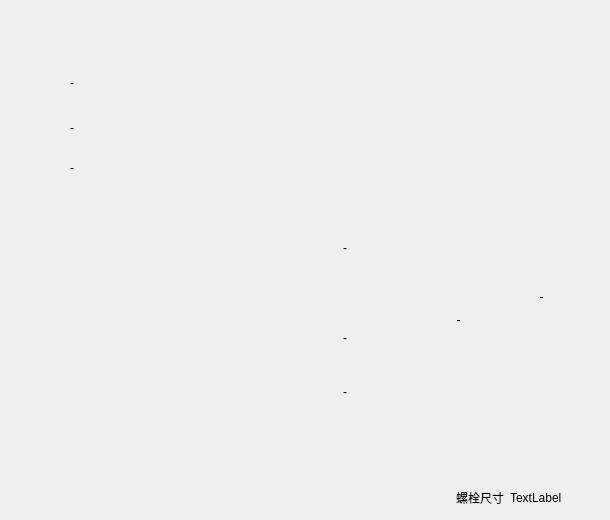
          <widget class="QWidget" name="tab_nbt">
           <attribute name="title">
            <string>&lt;B_BL&gt;</string>
           </attribute>
           <widget class="QLabel" name="lb_nbt">
            <property name="geometry">
             <rect>
              <x>-1</x>
              <y>10</y>
              <width>601</width>
              <height>501</height>
             </rect>
            </property>
            <property name="text">
             <string/>
            </property>
            <property name="pixmap">
             <pixmap resource="img_source.qrc">:/img_bmp_flange/img/bmp2/flange/容器法兰.bmp</pixmap>
            </property>
           </widget>
           <widget class="QLabel" name="lbs_nbt_D">
            <property name="geometry">
             <rect>
              <x>70</x>
              <y>75</y>
              <width>110</width>
              <height>16</height>
             </rect>
            </property>
            <property name="text">
             <string>-</string>
            </property>
            <property name="alignment">
             <set>Qt::AlignLeading|Qt::AlignLeft|Qt::AlignVCenter</set>
            </property>
           </widget>
           <widget class="QLabel" name="lbs_nbt_D1">
            <property name="geometry">
             <rect>
              <x>70</x>
              <y>120</y>
              <width>110</width>
              <height>16</height>
             </rect>
            </property>
            <property name="text">
             <string>-</string>
            </property>
            <property name="alignment">
             <set>Qt::AlignLeading|Qt::AlignLeft|Qt::AlignVCenter</set>
            </property>
           </widget>
           <widget class="QLabel" name="lbs_nbt_DN">
            <property name="geometry">
             <rect>
              <x>70</x>
              <y>160</y>
              <width>110</width>
              <height>16</height>
             </rect>
            </property>
            <property name="text">
             <string>-</string>
            </property>
            <property name="alignment">
             <set>Qt::AlignLeading|Qt::AlignLeft|Qt::AlignVCenter</set>
            </property>
           </widget>
           <widget class="QLabel" name="lbs_nbt_h">
            <property name="geometry">
             <rect>
              <x>511</x>
              <y>289</y>
              <width>61</width>
              <height>16</height>
             </rect>
            </property>
            <property name="text">
             <string>-</string>
            </property>
            <property name="alignment">
             <set>Qt::AlignCenter</set>
            </property>
           </widget>
           <widget class="QLabel" name="lbs_nbt_d">
            <property name="geometry">
             <rect>
              <x>423</x>
              <y>310</y>
              <width>71</width>
              <height>20</height>
             </rect>
            </property>
            <property name="text">
             <string>-</string>
            </property>
            <property name="alignment">
             <set>Qt::AlignCenter</set>
            </property>
           </widget>
           <widget class="QLabel" name="lbs_nbt_dta2">
            <property name="geometry">
             <rect>
              <x>256</x>
              <y>240</y>
              <width>91</width>
              <height>16</height>
             </rect>
            </property>
            <property name="text">
             <string>-</string>
            </property>
            <property name="alignment">
             <set>Qt::AlignRight|Qt::AlignTrailing|Qt::AlignVCenter</set>
            </property>
           </widget>
           <widget class="QLabel" name="lbs_nbt_dta1">
            <property name="geometry">
             <rect>
              <x>256</x>
              <y>330</y>
              <width>91</width>
              <height>16</height>
             </rect>
            </property>
            <property name="text">
             <string>-</string>
            </property>
            <property name="alignment">
             <set>Qt::AlignRight|Qt::AlignTrailing|Qt::AlignVCenter</set>
            </property>
           </widget>
           <widget class="QLabel" name="lbs_nbt_dta0">
            <property name="geometry">
             <rect>
              <x>256</x>
              <y>384</y>
              <width>91</width>
              <height>16</height>
             </rect>
            </property>
            <property name="text">
             <string>-</string>
            </property>
            <property name="alignment">
             <set>Qt::AlignRight|Qt::AlignTrailing|Qt::AlignVCenter</set>
            </property>
           </widget>
           <widget class="QLabel" name="label_9">
            <property name="geometry">
             <rect>
              <x>450</x>
              <y>492</y>
              <width>54</width>
              <height>12</height>
             </rect>
            </property>
            <property name="text">
             <string>螺栓尺寸</string>
            </property>
            <property name="alignment">
             <set>Qt::AlignRight|Qt::AlignTrailing|Qt::AlignVCenter</set>
            </property>
           </widget>
           <widget class="QLabel" name="lbs_nbt_Th">
            <property name="geometry">
             <rect>
              <x>510</x>
              <y>490</y>
              <width>91</width>
              <height>16</height>
             </rect>
            </property>
            <property name="text">
             <string>TextLabel</string>
            </property>
            <property name="alignment">
             <set>Qt::AlignLeading|Qt::AlignLeft|Qt::AlignVCenter</set>
            </property>
           </widget>
          </widget>
